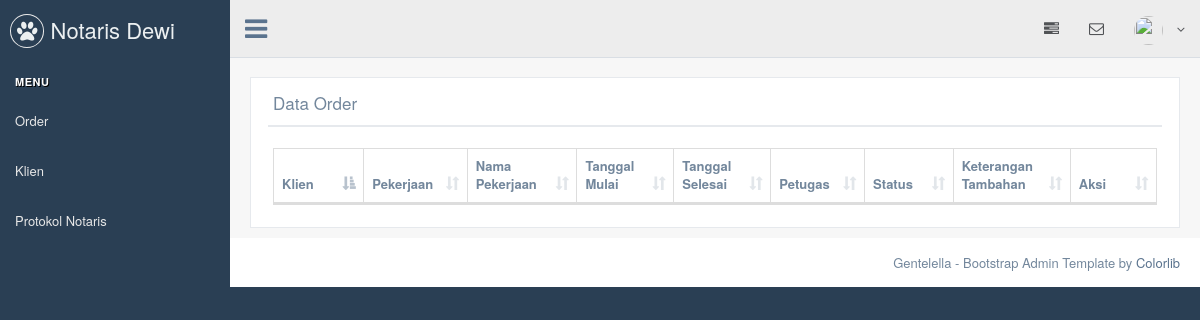
The page /index.php/order/order on the database as committed earlier.
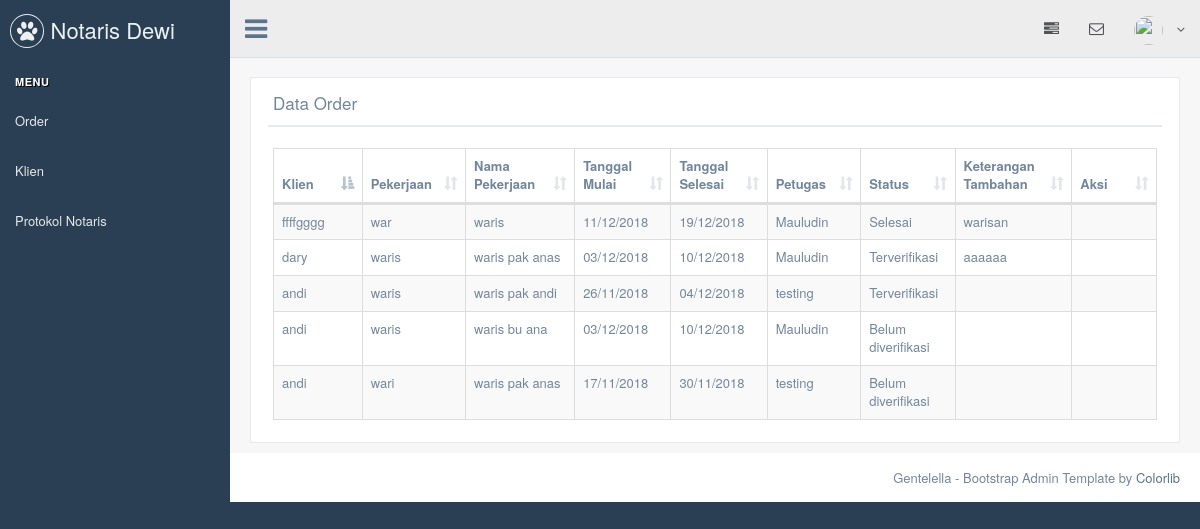
The same page on the database as committed later.
### tables this page shows
CREATE TABLE `klien` (
  `nomor_KTP` varchar(16) NOT NULL,
  `nama_lengkap` varchar(100) DEFAULT NULL,
  `tanggalLahir` date DEFAULT NULL,
  `nomor_HP` varchar(14) DEFAULT NULL
);

CREATE TABLE `orders` (
  `id` int(11) NOT NULL,
  `pekerjaan` varchar(75) DEFAULT NULL,
  `nama_pekerjaan` varchar(200) DEFAULT NULL,
  `tgl_mulai` date DEFAULT NULL,
  `tgl_selesai` date DEFAULT NULL,
  `keterangan` varchar(100) DEFAULT NULL,
  `jenis_pekerjaan` varchar(7) DEFAULT NULL,
  `id_instansi` int(11) DEFAULT NULL,
  `status` tinyint(1) DEFAULT NULL,
  `progress` varchar(100) DEFAULT NULL
);

CREATE TABLE `akun` (
  `username` varchar(50) NOT NULL,
  `nama_lengkap` varchar(100) DEFAULT NULL,
  `password` varchar(200) DEFAULT NULL,
  `status` tinyint(1) DEFAULT '0',
  `privil` tinyint(1) DEFAULT NULL
);

### application/controllers/Order.php (called while the page is built, shortened)
<?php
class Order extends CI_Controller {
	protected $user;
	public function __construct(){
		$this->user=$this->session->userdata('logUser');
	}
	public function order()
	{
		$data['mode']=$this->user['log'];
		$data['orders']=$this->order->getOrder();
		$data['username']=$this->user['nama'];
		$this->load->view('header');
		$this->load->view('nav',$data);
		$this->load->view('v_lihatOrder',$data);
		$this->load->view('footer');
	}
}

### index.php (called while the page is built, shortened)
<?php
require_once BASEPATH.'core/CodeIgniter.php';

### application/models/Order_model.php (called while the page is built, shortened)
<?php
class Order_model extends CI_Model {
        public function getOrder($id=false){
	        if ($id === FALSE)
	        {
                        $this->db->select('o.id,k.nama_lengkap as nama_klien,o.progress,o.id_instansi,k.nomor_ktp,o.pekerjaan,o.jenis_pekerjaan,o.nama_pekerjaan,o.tgl_mulai,o.tgl_selesai,o.keterangan,o.status,a.nama_lengkap as nama_petugas');
                        $this->db->from('klien k');
                        $this->db->join('orderjob oj', 'k.nomor_ktp = oj.nomor_ktp');
                        $this->db->join('akun a', 'a.username = oj.user_admin');
                        $this->db->join('orders o', 'o.id = oj.id_order');
                        $this->db->join('instansi i', 'o.id_instansi = i.id');
                        $query = $this->db->get();
                        return $query->result_array();
	        }
                $this->db->select('o.id,k.nama_lengkap as nama_klien,o.progress,o.id_instansi,k.nomor_ktp,o.pekerjaan,o.jenis_pekerjaan,o.nama_pekerjaan,o.tgl_mulai,o.tgl_selesai,o.keterangan,o.status,a.nama_lengkap as nama_petugas');
                $this->db->from('klien k');
                $this->db->join('orderjob oj', 'k.nomor_ktp = oj.nomor_ktp');
                $this->db->join('akun a', 'a.username = oj.user_admin');
                $this->db->join('orders o', 'o.id = oj.id_order');
                $this->db->join('instansi i', 'o.id_instansi = i.id');
                $this->db->where('o.id', $id);
                $query = $this->db->get();
	        return $query->row_array();
        }
}

### application/views/v_lihatOrder.php (the view, shortened to what this page needs)
<div class="right_col" role="main">
          <div class="">
            <div class="page-title">
              <div class="title_left">
              </div>
            </div>
            <div class="clearfix"></div>
    <div class="x_panel">
                  <div class="x_title">
                    <h2>Data Order</h2>
                    <ul class="nav navbar-right panel_toolbox">
                      <div class="fa-hover col-md-3 col-sm-4 col-xs-12">
                        </div>
                    </ul>
                    <div class="clearfix"></div>
                  </div>
                  <div class="x_content">
                    <table id="tb-data" class="table table-striped table-bordered dataTable no-footer" role="grid" aria-describedby="datatable_info">
                      <thead>
                        <tr role="row">
                          <th class="sorting_asc" tabindex="0" aria-controls="datatable" rowspan="1" colspan="1" aria-sort="ascending" aria-label="Name: activate to sort column descending" style="width: 250px;">Klien</th>
                          <th class="sorting" tabindex="0" aria-controls="datatable" rowspan="1" colspan="1" aria-label="Position: activate to sort column ascending" style="width: 100px;">Pekerjaan</th>
                          <th class="sorting" tabindex="0" aria-controls="datatable" rowspan="1" colspan="1" aria-label="Office: activate to sort column ascending" style="width: 170px;">Nama Pekerjaan</th>
                          <th class="sorting" tabindex="0" aria-controls="datatable" rowspan="1" colspan="1" aria-label="Age: activate to sort column ascending" style="width: 150px;">Tanggal Mulai</th>
                           <th class="sorting" tabindex="0" aria-controls="datatable" rowspan="1" colspan="1" aria-label="Age: activate to sort column ascending" style="width: 150px;">Tanggal Selesai</th>
                            <th class="sorting" tabindex="0" aria-controls="datatable" rowspan="1" colspan="1" aria-label="Age: activate to sort column ascending" style="width: 100px;">Petugas</th>
                             <th class="sorting" tabindex="0" aria-controls="datatable" rowspan="1" colspan="1" aria-label="Age: activate to sort column ascending" style="width: 150px;">Status</th>
                             <th class="sorting" tabindex="0" aria-controls="datatable" rowspan="1" colspan="1" aria-label="Age: activate to sort column ascending" style="width: 150px;">Keterangan Tambahan</th>
                          <th class="sorting" tabindex="0" aria-controls="datatable" rowspan="1" colspan="1" aria-label="Salary: activate to sort column ascending" style="width: 250px;">Aksi</th></tr>
                      </thead>
                      <tbody>
                      <?php foreach($orders as $or): ?>
                      <tr role="row" class="odd">
                          <td class="sorting_1"><?php echo $or['nama_klien']; ?></td>
                          <td><?php echo $or['pekerjaan']; ?></td>
                          <td><?php echo $or['nama_pekerjaan']; ?></td>
                          <td><?php echo date("d/m/Y",strtotime($or['tgl_mulai'])); ?> </td>
                          <td><?php echo date("d/m/Y",strtotime($or['tgl_selesai'])); ?> </td>
                          <td><?php echo $or['nama_petugas']; ?> </td>
                          <td><?php if($or['status']==1){ echo "Belum diverifikasi"; }else if($or['status']==2){ echo "Terverifikasi"; }else { echo "Selesai"; }; ?> </td>
                          <td><?php echo $or['keterangan']; ?></td>
                          <td>
                          </td>
                        </tr>
                        <?php endforeach ?>
                      </tbody>
                    </table></div></div>
                  </div>
                </div>
          </div>
        </div>

### application/views/header.php (shortened to what this page needs)
<!DOCTYPE html>
<html lang="en">
  <head>
   <link rel="stylesheet" href="<?php echo base_url();?>assets/vendors/bootstrap/dist/css/bootstrap.min.css">
   <link rel="stylesheet" href="<?php echo base_url();?>assets/vendors/font-awesome/css/font-awesome.min.css">
   <link rel="stylesheet" href="<?php echo base_url();?>assets/vendors/nprogress/nprogress.css">
   <link rel="stylesheet" href="<?php echo base_url();?>assets/vendors/iCheck/skins/flat/green.css">
   <link rel="stylesheet" href="<?php echo base_url();?>assets/vendors/bootstrap-progressbar/css/bootstrap-progressbar-3.3.4.min.css">
   <link rel="stylesheet" href="<?php echo base_url();?>assets/vendors/jqvmap/dist/jqvmap.min.css"/>
   <link rel="stylesheet" href="<?php echo base_url();?>assets/vendors/bootstrap-daterangepicker/daterangepicker.css">
    <link rel="stylesheet" href="<?php echo base_url();?>assets/vendors/datatables.net-bs/css/dataTables.bootstrap.min.css">
   <link rel="stylesheet" href="<?php echo base_url();?>assets/build/css/custom.min.css">
   <link rel="stylesheet" href="<?php echo base_url();?>assets/build/css/bootstrap-datepicker.min.css">
  </head>

### application/views/nav.php (shortened to what this page needs)
<body class="nav-md">
	<div class="container body">
		<div class="main_container">
			<div class="col-md-3 left_col">
				<div class="left_col scroll-view">
					<div class="navbar nav_title" style="border: 0;">
						<a href="<?php echo base_url('order'); ?>" class="site_title"><i class="fa fa-paw"></i> <span> Notaris Dewi
								Andriani</span></a>
					</div>
					<br />
					<div id="sidebar-menu" class="main_menu_side hidden-print main_menu">
						<div class="menu_section">
							<h3>Menu</h3>
							<ul class="nav side-menu">
								<li><a href="<?php echo base_url('order'); ?>"><i class=""></i> Order</a> </li>
								<li><a href="<?php echo base_url('klien'); ?>"><i class=""></i> Klien</a> </li>
								<li><a href="<?php echo base_url('protokol'); ?>"><i class=""></i> Protokol Notaris</a> </li>
							</ul>
						</div>
					</div>
				</div>
			</div>
			<div class="top_nav">
				<div class="nav_menu">
					<nav>
						<div class="nav toggle">
							<a id="menu_toggle"><i class="fa fa-bars"></i></a>
						</div>
						<ul class="nav navbar-nav navbar-right">
							<li class="">
								<a href="javascript:;" class="user-profile dropdown-toggle" data-toggle="dropdown" aria-expanded="false">
									<img src="" alt="">
									<span class=" fa fa-angle-down"></span>
								</a>
							</li>
							<li role="presentation" class="dropdown">
								<a href="javascript:void(0)" class="dropdown-toggle info-number" data-toggle="dropdown" aria-expanded="false">
									<i class="fa fa-envelope-o"></i>
								</a>
							</li>
							<li role="presentation" class="dropdown">
								<a href="javascript:void(0)" class="dropdown-toggle info-number" data-toggle="dropdown" aria-expanded="false">
									<i class="fa fa-tasks"></i>
								</a>
						</ul>
					</nav>
				</div>
			</div>

### application/views/footer.php (shortened to what this page needs)
        <footer>
          <div class="pull-right">
            Gentelella - Bootstrap Admin Template by <a href="https://colorlib.com">Colorlib</a>
          </div>
          <div class="clearfix"></div>
        </footer>
  </body>
</html>

Rows that differ between the two databases and show on the page:
added klien: nama_lengkap "ffffgggg", orders.pekerjaan "war", orders.nama_pekerjaan "waris", orders.tgl_mulai "11/12/2018", orders.tgl_selesai "19/12/2018", akun.nama_lengkap "Mauludin", shows "Selesai", orders.keterangan "warisan"
added klien: nama_lengkap "dary", orders.pekerjaan "waris", orders.nama_pekerjaan "waris pak anas", orders.tgl_mulai "03/12/2018", orders.tgl_selesai "10/12/2018", akun.nama_lengkap "Mauludin", shows "Terverifikasi", orders.keterangan "aaaaaa"
added klien: nama_lengkap "andi", orders.pekerjaan "waris", orders.nama_pekerjaan "waris pak andi", orders.tgl_mulai "26/11/2018", orders.tgl_selesai "04/12/2018", akun.nama_lengkap "testing", shows "Terverifikasi", orders.nama_pekerjaan "waris bu ana", orders.tgl_mulai "03/12/2018", orders.tgl_selesai "10/12/2018", akun.nama_lengkap "Mauludin", shows "Belum diverifikasi", orders.pekerjaan "wari", orders.nama_pekerjaan "waris pak anas", orders.tgl_mulai "17/11/2018", orders.tgl_selesai "30/11/2018"
